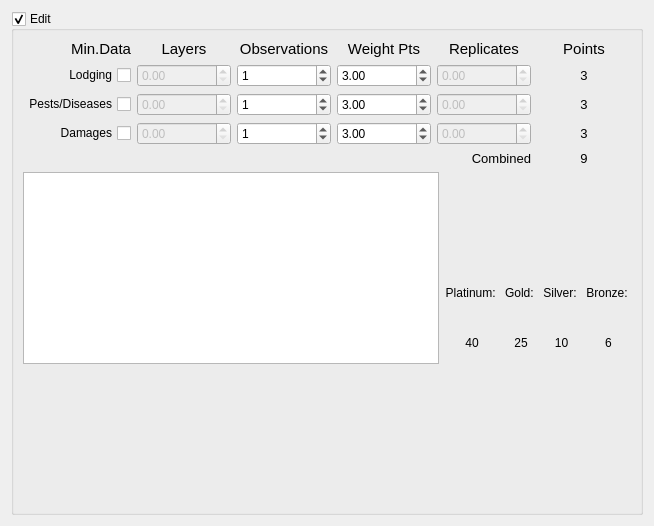
          <widget class="QWidget" name="pageObservations">
           <property name="geometry">
            <rect>
             <x>0</x>
             <y>0</y>
             <width>654</width>
             <height>526</height>
            </rect>
           </property>
           <attribute name="label">
            <string>Observations</string>
           </attribute>
           <layout class="QGridLayout" name="gridLayout_16">
            <item row="0" column="0">
             <widget class="QGroupBox" name="gbxSVObservations">
              <property name="title">
               <string>Edit</string>
              </property>
              <property name="checkable">
               <bool>true</bool>
              </property>
              <property name="checked">
               <bool>true</bool>
              </property>
              <layout class="QGridLayout" name="gridLayout_35">
               <item row="0" column="0" colspan="2">
                <layout class="QGridLayout" name="gridLayoutSVObservationsInputs">
                 <item row="2" column="5">
                  <widget class="QLabel" name="lblSVObservationsPestsOrDiseasesPoints">
                   <property name="font">
                    <font>
                     <pointsize>10</pointsize>
                    </font>
                   </property>
                   <property name="text">
                    <string>3</string>
                   </property>
                   <property name="alignment">
                    <set>Qt::AlignCenter</set>
                   </property>
                  </widget>
                 </item>
                 <item row="3" column="0">
                  <widget class="QCheckBox" name="chbxSVObservationsDamages">
                   <property name="layoutDirection">
                    <enum>Qt::RightToLeft</enum>
                   </property>
                   <property name="text">
                    <string>Damages</string>
                   </property>
                  </widget>
                 </item>
                 <item row="1" column="4">
                  <widget class="QDoubleSpinBox" name="dsbSVObservationsLodgingReplicates">
                   <property name="enabled">
                    <bool>false</bool>
                   </property>
                  </widget>
                 </item>
                 <item row="1" column="5">
                  <widget class="QLabel" name="lblSVObservationsLodgingPoints">
                   <property name="font">
                    <font>
                     <pointsize>10</pointsize>
                    </font>
                   </property>
                   <property name="text">
                    <string>3</string>
                   </property>
                   <property name="alignment">
                    <set>Qt::AlignCenter</set>
                   </property>
                  </widget>
                 </item>
                 <item row="0" column="2">
                  <widget class="QLabel" name="lblSVObservationsObservationsHeader">
                   <property name="font">
                    <font>
                     <pointsize>11</pointsize>
                    </font>
                   </property>
                   <property name="text">
                    <string>Observations</string>
                   </property>
                   <property name="alignment">
                    <set>Qt::AlignCenter</set>
                   </property>
                  </widget>
                 </item>
                 <item row="2" column="0">
                  <widget class="QCheckBox" name="chbxSVObservationsPestsOrDiseases">
                   <property name="layoutDirection">
                    <enum>Qt::RightToLeft</enum>
                   </property>
                   <property name="text">
                    <string>Pests/Diseases</string>
                   </property>
                  </widget>
                 </item>
                 <item row="2" column="2">
                  <widget class="QSpinBox" name="sbSVObservationsPestsOrDiseasesObservations">
                   <property name="value">
                    <number>1</number>
                   </property>
                  </widget>
                 </item>
                 <item row="1" column="0">
                  <widget class="QCheckBox" name="chbxSVObservationsLodging">
                   <property name="layoutDirection">
                    <enum>Qt::RightToLeft</enum>
                   </property>
                   <property name="text">
                    <string>Lodging</string>
                   </property>
                  </widget>
                 </item>
                 <item row="3" column="2">
                  <widget class="QSpinBox" name="sbSVObservationsDamagesObservations">
                   <property name="value">
                    <number>1</number>
                   </property>
                  </widget>
                 </item>
                 <item row="3" column="5">
                  <widget class="QLabel" name="lblSVObservationsDamagesPoints">
                   <property name="font">
                    <font>
                     <pointsize>10</pointsize>
                    </font>
                   </property>
                   <property name="text">
                    <string>3</string>
                   </property>
                   <property name="alignment">
                    <set>Qt::AlignCenter</set>
                   </property>
                  </widget>
                 </item>
                 <item row="0" column="0">
                  <widget class="QLabel" name="lblSVObservationsMinDataHeader">
                   <property name="font">
                    <font>
                     <pointsize>11</pointsize>
                    </font>
                   </property>
                   <property name="text">
                    <string>Min.Data</string>
                   </property>
                   <property name="alignment">
                    <set>Qt::AlignRight|Qt::AlignTrailing|Qt::AlignVCenter</set>
                   </property>
                  </widget>
                 </item>
                 <item row="0" column="3">
                  <widget class="QLabel" name="lblSVObservationsWeightPtsHeader">
                   <property name="font">
                    <font>
                     <pointsize>11</pointsize>
                    </font>
                   </property>
                   <property name="text">
                    <string>Weight Pts</string>
                   </property>
                   <property name="alignment">
                    <set>Qt::AlignCenter</set>
                   </property>
                  </widget>
                 </item>
                 <item row="0" column="1">
                  <widget class="QLabel" name="lblSVObservationsLayersHeader">
                   <property name="font">
                    <font>
                     <pointsize>11</pointsize>
                    </font>
                   </property>
                   <property name="text">
                    <string>Layers</string>
                   </property>
                   <property name="alignment">
                    <set>Qt::AlignCenter</set>
                   </property>
                  </widget>
                 </item>
                 <item row="1" column="2">
                  <widget class="QSpinBox" name="sbSVObservationsLodgingObservations">
                   <property name="value">
                    <number>1</number>
                   </property>
                  </widget>
                 </item>
                 <item row="2" column="4">
                  <widget class="QDoubleSpinBox" name="dsbSVObservationsPestsOrDiseasesReplicates">
                   <property name="enabled">
                    <bool>false</bool>
                   </property>
                  </widget>
                 </item>
                 <item row="0" column="5">
                  <widget class="QLabel" name="lblSVObservationsPointsHeader">
                   <property name="font">
                    <font>
                     <pointsize>11</pointsize>
                    </font>
                   </property>
                   <property name="text">
                    <string>Points</string>
                   </property>
                   <property name="alignment">
                    <set>Qt::AlignCenter</set>
                   </property>
                  </widget>
                 </item>
                 <item row="3" column="4">
                  <widget class="QDoubleSpinBox" name="dsbSVObservationsDamagesReplicates">
                   <property name="enabled">
                    <bool>false</bool>
                   </property>
                  </widget>
                 </item>
                 <item row="0" column="4">
                  <widget class="QLabel" name="lblSVObservationsReplicatesHeader">
                   <property name="font">
                    <font>
                     <pointsize>11</pointsize>
                    </font>
                   </property>
                   <property name="text">
                    <string>Replicates</string>
                   </property>
                   <property name="alignment">
                    <set>Qt::AlignCenter</set>
                   </property>
                  </widget>
                 </item>
                 <item row="4" column="4">
                  <widget class="QLabel" name="lblCombinedSVObservations">
                   <property name="font">
                    <font>
                     <pointsize>10</pointsize>
                    </font>
                   </property>
                   <property name="text">
                    <string>Combined</string>
                   </property>
                   <property name="alignment">
                    <set>Qt::AlignRight|Qt::AlignTrailing|Qt::AlignVCenter</set>
                   </property>
                  </widget>
                 </item>
                 <item row="4" column="5">
                  <widget class="QLabel" name="lblOverallRatingSVObservations">
                   <property name="font">
                    <font>
                     <pointsize>10</pointsize>
                    </font>
                   </property>
                   <property name="text">
                    <string>9</string>
                   </property>
                   <property name="alignment">
                    <set>Qt::AlignCenter</set>
                   </property>
                  </widget>
                 </item>
                 <item row="1" column="1">
                  <widget class="QDoubleSpinBox" name="dsbSVObservationsLodgingLayers">
                   <property name="enabled">
                    <bool>false</bool>
                   </property>
                  </widget>
                 </item>
                 <item row="2" column="1">
                  <widget class="QDoubleSpinBox" name="dsbSVObservationsPestsOrDiseasesLayers">
                   <property name="enabled">
                    <bool>false</bool>
                   </property>
                  </widget>
                 </item>
                 <item row="3" column="1">
                  <widget class="QDoubleSpinBox" name="dsbSVObservationsDamagesLayers">
                   <property name="enabled">
                    <bool>false</bool>
                   </property>
                  </widget>
                 </item>
                 <item row="1" column="3">
                  <widget class="QDoubleSpinBox" name="dsbSVObservationsLodgingWeightPts">
                   <property name="value">
                    <double>3.000000000000000</double>
                   </property>
                  </widget>
                 </item>
                 <item row="2" column="3">
                  <widget class="QDoubleSpinBox" name="dsbSVObservationsPestsOrDiseasesWeightPts">
                   <property name="value">
                    <double>3.000000000000000</double>
                   </property>
                  </widget>
                 </item>
                 <item row="3" column="3">
                  <widget class="QDoubleSpinBox" name="dsbSVObservationsDamagesWeightPts">
                   <property name="value">
                    <double>3.000000000000000</double>
                   </property>
                  </widget>
                 </item>
                </layout>
               </item>
               <item row="1" column="0" rowspan="2">
                <widget class="QTextBrowser" name="txbrSVObservations">
                 <property name="sizePolicy">
                  <sizepolicy hsizetype="Expanding" vsizetype="Expanding">
                   <horstretch>1</horstretch>
                   <verstretch>0</verstretch>
                  </sizepolicy>
                 </property>
                </widget>
               </item>
               <item row="1" column="1">
                <layout class="QGridLayout" name="gridLayoutSVObservationsRankingResult">
                 <item row="0" column="0">
                  <spacer name="horizontalSpacerSVObservationsLeftRankLabel">
                   <property name="orientation">
                    <enum>Qt::Horizontal</enum>
                   </property>
                   <property name="sizeHint" stdset="0">
                    <size>
                     <width>40</width>
                     <height>20</height>
                    </size>
                   </property>
                  </spacer>
                 </item>
                 <item row="0" column="1">
                  <widget class="QLabel" name="lblMedalSVObservations">
                   <property name="minimumSize">
                    <size>
                     <width>30</width>
                     <height>30</height>
                    </size>
                   </property>
                   <property name="maximumSize">
                    <size>
                     <width>30</width>
                     <height>30</height>
                    </size>
                   </property>
                   <property name="baseSize">
                    <size>
                     <width>20</width>
                     <height>60</height>
                    </size>
                   </property>
                   <property name="lineWidth">
                    <number>0</number>
                   </property>
                   <property name="text">
                    <string/>
                   </property>
                   <property name="scaledContents">
                    <bool>true</bool>
                   </property>
                   <property name="alignment">
                    <set>Qt::AlignJustify|Qt::AlignVCenter</set>
                   </property>
                  </widget>
                 </item>
                 <item row="0" column="2">
                  <spacer name="horizontalSpacerSVObservationsRightRankLabel">
                   <property name="orientation">
                    <enum>Qt::Horizontal</enum>
                   </property>
                   <property name="sizeHint" stdset="0">
                    <size>
                     <width>40</width>
                     <height>20</height>
                    </size>
                   </property>
                  </spacer>
                 </item>
                 <item row="1" column="0" colspan="3">
                  <widget class="QLabel" name="lblRankingSVObservations">
                   <property name="font">
                    <font>
                     <pointsize>13</pointsize>
                    </font>
                   </property>
                   <property name="text">
                    <string/>
                   </property>
                   <property name="alignment">
                    <set>Qt::AlignCenter</set>
                   </property>
                  </widget>
                 </item>
                </layout>
               </item>
               <item row="2" column="1">
                <layout class="QGridLayout" name="gridLayoutSVObservationsRankLvls">
                 <item row="0" column="0">
                  <widget class="QLabel" name="lblWeatherPlatinumMinSVObservations">
                   <property name="font">
                    <font>
                     <pointsize>9</pointsize>
                    </font>
                   </property>
                   <property name="text">
                    <string>Platinum: </string>
                   </property>
                   <property name="alignment">
                    <set>Qt::AlignRight|Qt::AlignTrailing|Qt::AlignVCenter</set>
                   </property>
                   <property name="margin">
                    <number>-1</number>
                   </property>
                   <property name="indent">
                    <number>0</number>
                   </property>
                  </widget>
                 </item>
                 <item row="1" column="0">
                  <widget class="QLabel" name="lblWeatherPlatinumMinValSVObservations">
                   <property name="minimumSize">
                    <size>
                     <width>25</width>
                     <height>0</height>
                    </size>
                   </property>
                   <property name="font">
                    <font>
                     <pointsize>9</pointsize>
                    </font>
                   </property>
                   <property name="text">
                    <string>40</string>
                   </property>
                   <property name="alignment">
                    <set>Qt::AlignCenter</set>
                   </property>
                   <property name="margin">
                    <number>-1</number>
                   </property>
                   <property name="indent">
                    <number>1</number>
                   </property>
                  </widget>
                 </item>
                 <item row="1" column="1">
                  <widget class="QLabel" name="lblWeatherGoldMinValSVObservations">
                   <property name="minimumSize">
                    <size>
                     <width>25</width>
                     <height>0</height>
                    </size>
                   </property>
                   <property name="font">
                    <font>
                     <pointsize>9</pointsize>
                    </font>
                   </property>
                   <property name="text">
                    <string>25</string>
                   </property>
                   <property name="alignment">
                    <set>Qt::AlignCenter</set>
                   </property>
                   <property name="margin">
                    <number>-1</number>
                   </property>
                   <property name="indent">
                    <number>1</number>
                   </property>
                  </widget>
                 </item>
                 <item row="0" column="1">
                  <widget class="QLabel" name="lblWeatherGoldMinSVObservations">
                   <property name="font">
                    <font>
                     <pointsize>9</pointsize>
                    </font>
                   </property>
                   <property name="text">
                    <string>Gold: </string>
                   </property>
                   <property name="alignment">
                    <set>Qt::AlignRight|Qt::AlignTrailing|Qt::AlignVCenter</set>
                   </property>
                   <property name="margin">
                    <number>-2</number>
                   </property>
                   <property name="indent">
                    <number>0</number>
                   </property>
                  </widget>
                 </item>
                 <item row="0" column="2">
                  <widget class="QLabel" name="lblWeatherSilverMinSVObservations">
                   <property name="font">
                    <font>
                     <pointsize>9</pointsize>
                    </font>
                   </property>
                   <property name="text">
                    <string>Silver: </string>
                   </property>
                   <property name="alignment">
                    <set>Qt::AlignRight|Qt::AlignTrailing|Qt::AlignVCenter</set>
                   </property>
                   <property name="margin">
                    <number>-2</number>
                   </property>
                   <property name="indent">
                    <number>0</number>
                   </property>
                  </widget>
                 </item>
                 <item row="0" column="3">
                  <widget class="QLabel" name="lblWeatherBronzeMinSVObservations">
                   <property name="font">
                    <font>
                     <pointsize>9</pointsize>
                    </font>
                   </property>
                   <property name="text">
                    <string>Bronze: </string>
                   </property>
                   <property name="alignment">
                    <set>Qt::AlignRight|Qt::AlignTrailing|Qt::AlignVCenter</set>
                   </property>
                   <property name="margin">
                    <number>-2</number>
                   </property>
                   <property name="indent">
                    <number>0</number>
                   </property>
                  </widget>
                 </item>
                 <item row="1" column="2">
                  <widget class="QLabel" name="lblWeatherSilverMinValSVObservations">
                   <property name="minimumSize">
                    <size>
                     <width>25</width>
                     <height>0</height>
                    </size>
                   </property>
                   <property name="font">
                    <font>
                     <pointsize>9</pointsize>
                    </font>
                   </property>
                   <property name="text">
                    <string>10</string>
                   </property>
                   <property name="alignment">
                    <set>Qt::AlignCenter</set>
                   </property>
                   <property name="margin">
                    <number>-1</number>
                   </property>
                   <property name="indent">
                    <number>1</number>
                   </property>
                  </widget>
                 </item>
                 <item row="1" column="3">
                  <widget class="QLabel" name="lblWeatherBronzeMinValSVObservations">
                   <property name="minimumSize">
                    <size>
                     <width>25</width>
                     <height>0</height>
                    </size>
                   </property>
                   <property name="font">
                    <font>
                     <pointsize>9</pointsize>
                    </font>
                   </property>
                   <property name="text">
                    <string>6</string>
                   </property>
                   <property name="alignment">
                    <set>Qt::AlignCenter</set>
                   </property>
                   <property name="margin">
                    <number>-1</number>
                   </property>
                   <property name="indent">
                    <number>1</number>
                   </property>
                  </widget>
                 </item>
                </layout>
               </item>
               <item row="3" column="0">
                <spacer name="verticalSpacerSVObservations">
                 <property name="orientation">
                  <enum>Qt::Vertical</enum>
                 </property>
                 <property name="sizeHint" stdset="0">
                  <size>
                   <width>20</width>
                   <height>40</height>
                  </size>
                 </property>
                </spacer>
               </item>
              </layout>
             </widget>
            </item>
           </layout>
          </widget>
